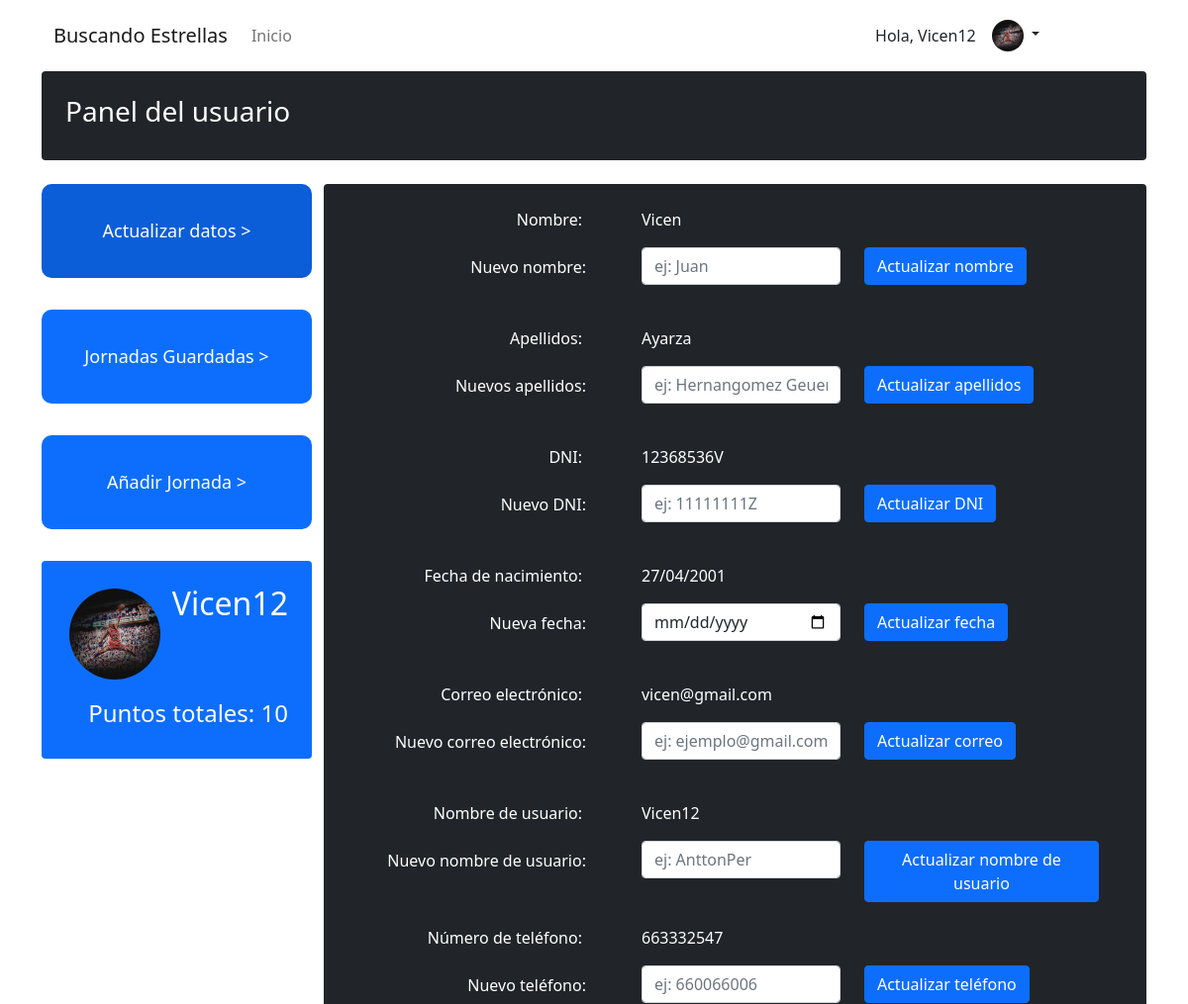
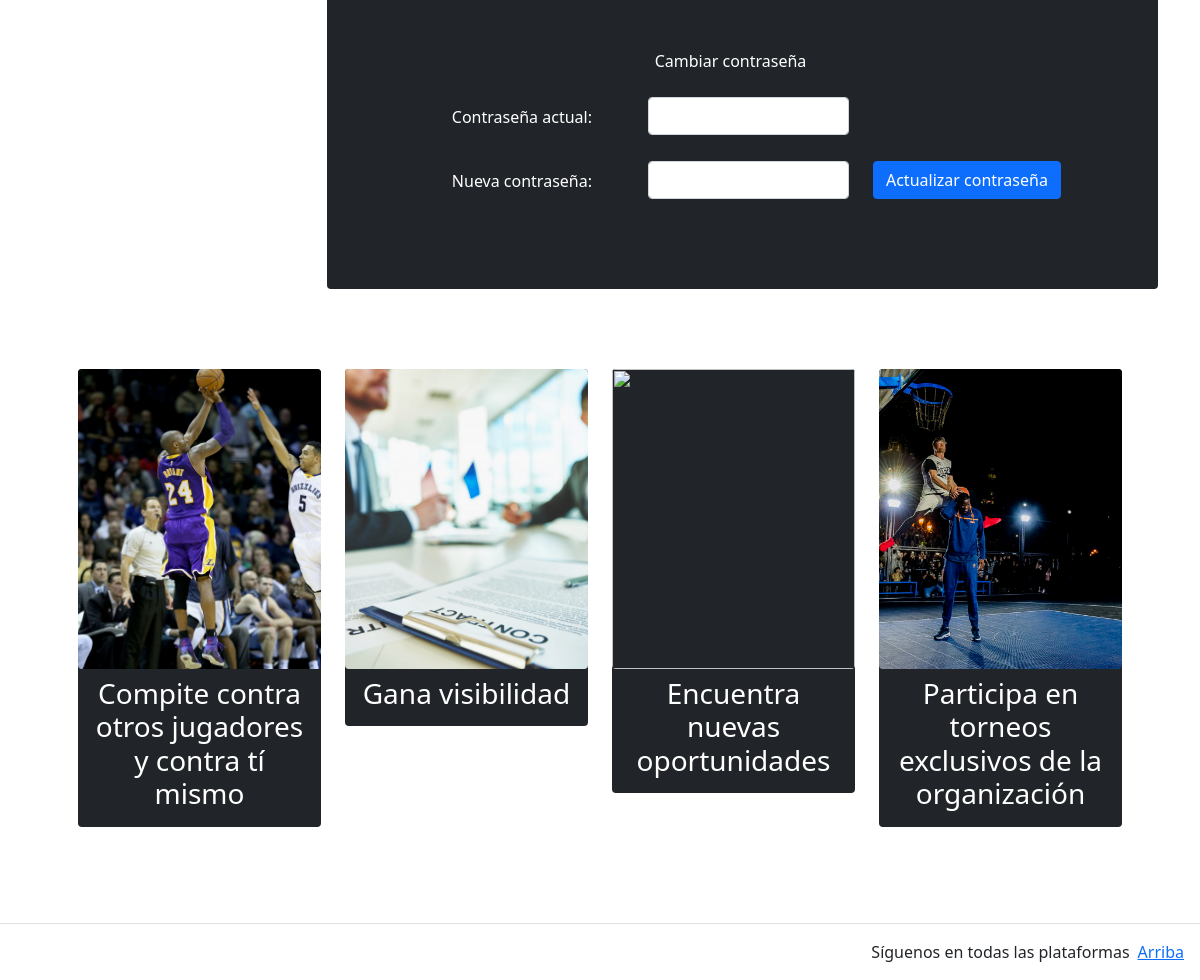
Screenshot of /app/panelUsuario/cambiarDatos.php (signed in) with the database file from the repository (2 pictures, top to bottom).
### tables this page shows
CREATE TABLE `usuario` (
  `nombre` varchar(15) NOT NULL,
  `apellidos` varchar(30) NOT NULL,
  `dni` varchar(9) NOT NULL,
  `telefono` int(11) NOT NULL,
  `fecha_nac` date NOT NULL,
  `email` varchar(50) NOT NULL,
  `contra` varchar(50) NOT NULL,
  `cuenta` varchar(60) NOT NULL,
  `salt` varchar(50) NOT NULL,
  `nombreUsuario` varchar(15) NOT NULL
);

### app/panelUsuario/cambiarDatos.php (the view, shortened to what the rows shown need)
<?php
if (!isset($_SESSION['username'])) {
    header('location: index.php');
} else {
    $db = mysqli_connect('172.17.0.2:3306', 'admin', 'test', 'database');
    $user = $_SESSION['username'];
    $user_check_query = "SELECT *, DATE_FORMAT(fecha_nac, '%d/%m/%Y') AS fech FROM usuario WHERE nombreUsuario = '$user';";
    $res = mysqli_query($db, $user_check_query);
    $usuario = mysqli_fetch_assoc($res);
}
?>
<!DOCTYPE html>
<html>
<head>
    <link rel='stylesheet' type='text/css' media='screen' href='../css/main.css'>
    <link rel='stylesheet' type='text/css' media='screen' href='../css/second.css'>
</head>
<body>
    <main>
        <div class="container">
            <div class= "row">
            <div class="col-3 ps-4">
                <div class="row">
                    <div class= "p-4 rounded bg-primary text-dark text-end">
                        <div class= "row">
                            <div class = "col-8 text-white">
                                <h2><?php echo $user ?></h2>
                            </div>
                        </div>
                    </div>
                </div>
            </div>
            <div class = "col-9">
                <div class="text-white rounded bg-dark">
                        <div class ="col-12 mt-3 mt-lg-0 p-4">
                            <div class = "row mb-4">
                            <div class = "row">
                                <div class="col-lg-4 text-end">
                                    <p>Nombre: </p>
                                </div>
                                <div class="col-lg-8 ps-5 text-start">
                                    <?php
                                    echo $usuario['nombre'];
                                    ?>
                                </div>
                            </div>
                            <div class = "row">
                                <div class="col-lg-4 text-end">
                                    <p>Apellidos: </p>
                                </div>
                                <div class="col-lg-8 ps-5 text-start">
                                    <?php
                                    echo $usuario['apellidos'];
                                    ?>
                                </div>
                            </div>
                            <div class = "row">
                                <div class="col-lg-4 text-end">
                                    <p>DNI: </p>
                                </div>
                                <div class="col-lg-8 ps-5 text-start">
                                    <?php
                                    echo $usuario['dni'];
                                    ?>
                                </div>
                            </div>
                            <div class = "row">
                                <div class="col-lg-4 text-end">
                                    <p>Correo electrónico: </p>
                                </div>
                                <div class="col-lg-8 ps-5 text-start">
                                    <?php
                                    echo $usuario['email'];
                                    ?>
                                </div>
                            </div>
                            <div class = "row">
                                <div class="col-lg-4 text-end">
                                    <p>Nombre de usuario:  </p>
                                </div>
                                <div class="col-lg-8 ps-5 text-start">
                                    <?php
                                    echo $usuario['nombreUsuario'];
                                    ?>
                                </div>
                            </div>
                            <div class = "row">
                                <div class="col-lg-4 text-end">
                                    <p>Número de teléfono:  </p>
                                </div>
                                <div class="col-lg-8 ps-5 text-start">
                                    <?php
                                    echo $usuario['telefono'];
                                    ?>
                                </div>
                            </div>
                        </div>
                    </div>
            </div>
                </div>
        </div>
    </main>
</body>
</html>

### rows the page displays
usuario: nombre "Vicen", apellidos "Ayarza", dni "12368536V", email "vicen@gmail.com", nombreUsuario "Vicen12", telefono "663332547"

### other values shown
$_SESSION['success'] "Hola, Vicen12"
$user "Vicen12"
$puntosMostrar['SUM(puntos)'] "10"
$usuario['fech'] "27/04/2001"
